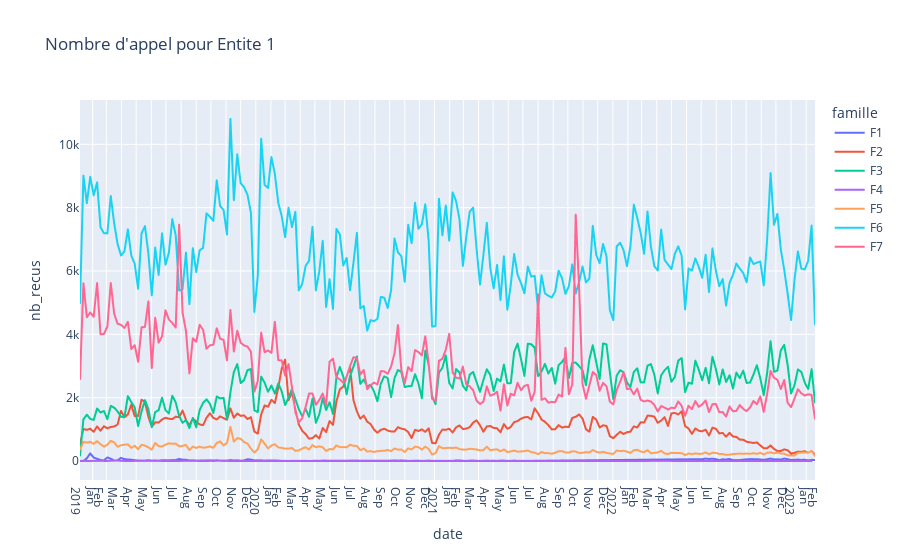
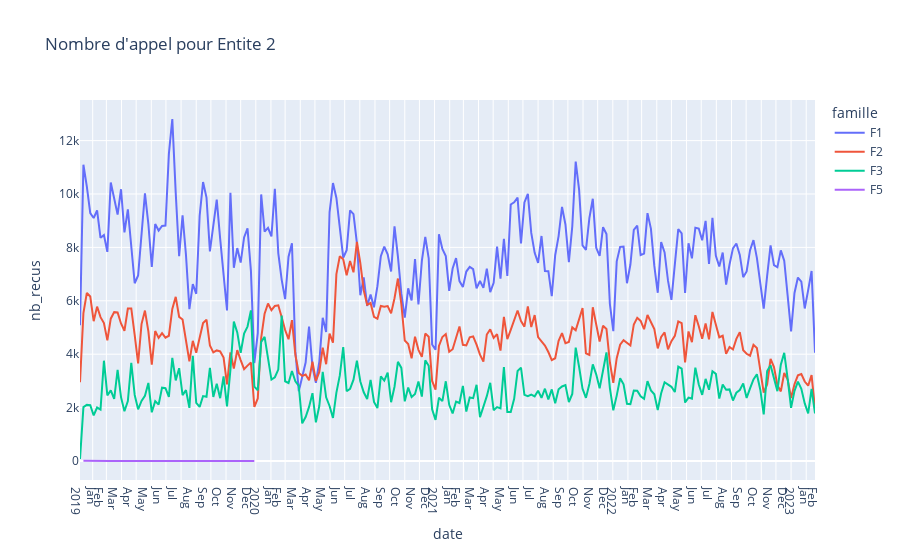
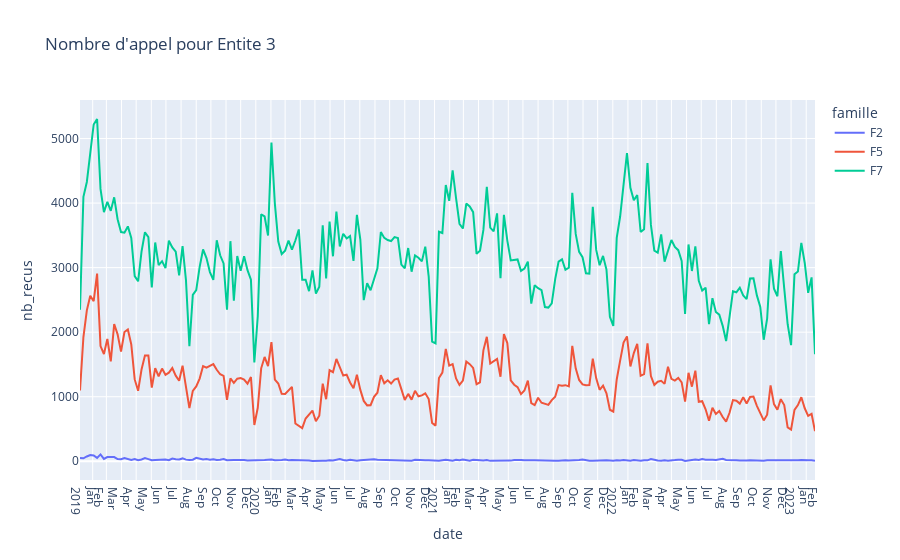
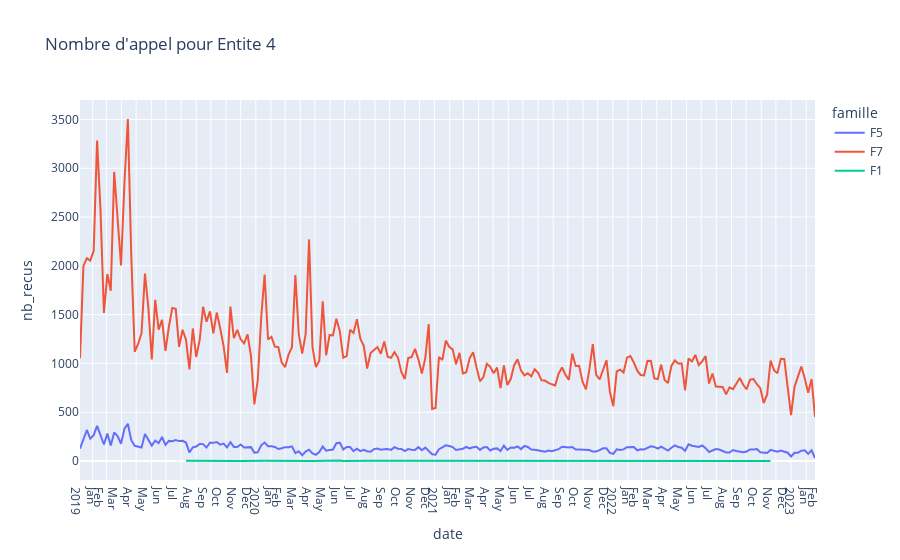

Write notebook code for charts like these, in order.
### Code cell
import plotly.express as px

#
# Création de graphique dynamique de toutes les Entités avec toutes les Familles
#


for entite in df_tel.entite.unique():
    df = df_tel.loc[df_tel.entite == entite].groupby([pd.Grouper(freq = 'w'), "famille"]).agg(nb_recus = ('nb_recus' , 'sum')).reset_index().set_index("date")
    fig = px.line(df, x=df.index, y="nb_recus", color='famille',
              title=f"Nombre d'appel pour {entite}")
    fig.update_xaxes(
        dtick="M1",
        tickformat="%b\n%Y",
        ticklabelmode="period")
    fig.show()

### Figure 1 — Plotly figure (JSON) as saved in the notebook; plotly's stock layout.template omitted (floating-point values rounded to 4 significant figures; data arrays with more than 128 entries replaced by an {"elided": "..."} marker saying what was removed)
{"data": [{"hovertemplate": "famille=F1<br>date=%{x}<br>nb_recus=%{y}<extra></extra>", "legendgroup": "F1", "line": {"color": "#636efa", "dash": "solid"}, "marker": {"symbol": "circle"}, "mode": "lines", "name": "F1", "showlegend": true, "type": "scattergl", "x": {"elided": "165 str values"}, "xaxis": "x", "y": {"elided": "165 int values"}, "yaxis": "y"}, {"hovertemplate": "famille=F2<br>date=%{x}<br>nb_recus=%{y}<extra></extra>", "legendgroup": "F2", "line": {"color": "#EF553B", "dash": "solid"}, "marker": {"symbol": "circle"}, "mode": "lines", "name": "F2", "showlegend": true, "type": "scattergl", "x": {"elided": "216 str values"}, "xaxis": "x", "y": {"elided": "216 int values"}, "yaxis": "y"}, {"hovertemplate": "famille=F3<br>date=%{x}<br>nb_recus=%{y}<extra></extra>", "legendgroup": "F3", "line": {"color": "#00cc96", "dash": "solid"}, "marker": {"symbol": "circle"}, "mode": "lines", "name": "F3", "showlegend": true, "type": "scattergl", "x": {"elided": "216 str values"}, "xaxis": "x", "y": {"elided": "216 int values"}, "yaxis": "y"}, {"hovertemplate": "famille=F4<br>date=%{x}<br>nb_recus=%{y}<extra></extra>", "legendgroup": "F4", "line": {"color": "#ab63fa", "dash": "solid"}, "marker": {"symbol": "circle"}, "mode": "lines", "name": "F4", "showlegend": true, "type": "scattergl", "x": ["2019-01-06T00:00:00", "2019-01-13T00:00:00", "2019-01-20T00:00:00", "2019-01-27T00:00:00", "2019-02-03T00:00:00", "2019-02-10T00:00:00", "2019-02-24T00:00:00", "2019-03-03T00:00:00", "2019-03-10T00:00:00", "2019-03-17T00:00:00", "2019-03-24T00:00:00", "2019-03-31T00:00:00", "2019-04-07T00:00:00", "2019-04-14T00:00:00", "2019-04-21T00:00:00", "2019-04-28T00:00:00", "2019-05-05T00:00:00", "2019-05-12T00:00:00", "2019-05-19T00:00:00", "2019-05-26T00:00:00", "2019-06-02T00:00:00", "2019-06-09T00:00:00", "2019-06-16T00:00:00", "2019-06-23T00:00:00", "2019-07-21T00:00:00", "2019-07-28T00:00:00", "2019-08-04T00:00:00", "2019-09-22T00:00:00", "2019-09-29T00:00:00", "2019-10-06T00:00:00", "2019-10-13T00:00:00", "2019-11-10T00:00:00", "2019-11-17T00:00:00", "2019-12-08T00:00:00", "2020-01-26T00:00:00", "2020-04-26T00:00:00", "2020-05-03T00:00:00", "2020-05-31T00:00:00", "2020-06-07T00:00:00", "2020-07-12T00:00:00", "2020-07-19T00:00:00", "2020-08-30T00:00:00", "2020-11-01T00:00:00", "2020-12-13T00:00:00", "2021-01-24T00:00:00", "2021-02-28T00:00:00", "2021-03-21T00:00:00", "2021-03-28T00:00:00", "2021-05-09T00:00:00", "2021-05-23T00:00:00", "2021-06-13T00:00:00", "2021-07-11T00:00:00", "2021-08-01T00:00:00", "2021-08-22T00:00:00", "2021-08-29T00:00:00", "2021-09-05T00:00:00", "2021-09-19T00:00:00", "2021-10-31T00:00:00", "2021-11-28T00:00:00", "2022-01-02T00:00:00", "2022-01-16T00:00:00", "2022-02-06T00:00:00", "2022-03-13T00:00:00", "2022-03-20T00:00:00", "2022-03-27T00:00:00", "2022-06-05T00:00:00", "2022-06-12T00:00:00", "2022-06-19T00:00:00", "2022-07-03T00:00:00", "2022-07-10T00:00:00", "2022-07-24T00:00:00", "2022-08-21T00:00:00", "2022-08-28T00:00:00", "2022-09-25T00:00:00", "2022-11-06T00:00:00", "2022-11-13T00:00:00", "2022-11-20T00:00:00", "2022-11-27T00:00:00", "2022-12-18T00:00:00", "2023-01-01T00:00:00", "2023-01-08T00:00:00", "2023-01-15T00:00:00", "2023-01-29T00:00:00", "2023-02-12T00:00:00"], "xaxis": "x", "y": [1, 7, 1, 1, 6, 4, 3, 3, 8, 11, 14, 5, 3, 2, 1, 4, 5, 3, 4, 5, 3, 7, 6, 2, 1, 1, 7, 1, 5, 2, 9, 2, 1, 1, 1, 1, 1, 3, 1, 1, 2, 2, 1, 1, 2, 1, 1, 1, 1, 1, 3, 2, 1, 2, 1, 1, 2, 2, 1, 1, 1, 1, 2, 4, 4, 2, 1, 1, 3, 2, 1, 1, 1, 1, 1, 1, 1, 2, 1, 1, 2, 3, 2, 2], "yaxis": "y"}, {"hovertemplate": "famille=F5<br>date=%{x}<br>nb_recus=%{y}<extra></extra>", "legendgroup": "F5", "line": {"color": "#FFA15A", "dash": "solid"}, "marker": {"symbol": "circle"}, "mode": "lines", "name": "F5", "showlegend": true, "type": "scattergl", "x": {"elided": "216 str values"}, "xaxis": "x", "y": {"elided": "216 int values"}, "yaxis": "y"}, {"hovertemplate": "famille=F6<br>date=%{x}<br>nb_recus=%{y}<extra></extra>", "legendgroup": "F6", "line": {"color": "#19d3f3", "dash": "solid"}, "marker": {"symbol": "circle"}, "mode": "lines", "name": "F6", "showlegend": true, "type": "scattergl", "x": {"elided": "216 str values"}, "xaxis": "x", "y": {"elided": "216 int values"}, "yaxis": "y"}, {"hovertemplate": "famille=F7<br>date=%{x}<br>nb_recus=%{y}<extra></extra>", "legendgroup": "F7", "line": {"color": "#FF6692", "dash": "solid"}, "marker": {"symbol": "circle"}, "mode": "lines", "name": "F7", "showlegend": true, "type": "scattergl", "x": {"elided": "216 str values"}, "xaxis": "x", "y": {"elided": "216 int values"}, "yaxis": "y"}], "layout": {"legend": {"title": {"text": "famille"}, "tracegroupgap": 0}, "title": {"text": "Nombre d'appel pour Entite 1"}, "xaxis": {"anchor": "y", "domain": [0, 1], "dtick": "M1", "tickformat": "%b\n%Y", "ticklabelmode": "period", "title": {"text": "date"}}, "yaxis": {"anchor": "x", "domain": [0, 1], "title": {"text": "nb_recus"}}}}

### Figure 2 — Plotly figure (JSON) as saved in the notebook; plotly's stock layout.template omitted (floating-point values rounded to 4 significant figures; data arrays with more than 128 entries replaced by an {"elided": "..."} marker saying what was removed)
{"data": [{"hovertemplate": "famille=F1<br>date=%{x}<br>nb_recus=%{y}<extra></extra>", "legendgroup": "F1", "line": {"color": "#636efa", "dash": "solid"}, "marker": {"symbol": "circle"}, "mode": "lines", "name": "F1", "orientation": "v", "showlegend": true, "type": "scatter", "x": {"elided": "216 str values"}, "xaxis": "x", "y": {"elided": "216 int values"}, "yaxis": "y"}, {"hovertemplate": "famille=F2<br>date=%{x}<br>nb_recus=%{y}<extra></extra>", "legendgroup": "F2", "line": {"color": "#EF553B", "dash": "solid"}, "marker": {"symbol": "circle"}, "mode": "lines", "name": "F2", "orientation": "v", "showlegend": true, "type": "scatter", "x": {"elided": "216 str values"}, "xaxis": "x", "y": {"elided": "216 int values"}, "yaxis": "y"}, {"hovertemplate": "famille=F3<br>date=%{x}<br>nb_recus=%{y}<extra></extra>", "legendgroup": "F3", "line": {"color": "#00cc96", "dash": "solid"}, "marker": {"symbol": "circle"}, "mode": "lines", "name": "F3", "orientation": "v", "showlegend": true, "type": "scatter", "x": {"elided": "216 str values"}, "xaxis": "x", "y": {"elided": "216 int values"}, "yaxis": "y"}, {"hovertemplate": "famille=F5<br>date=%{x}<br>nb_recus=%{y}<extra></extra>", "legendgroup": "F5", "line": {"color": "#ab63fa", "dash": "solid"}, "marker": {"symbol": "circle"}, "mode": "lines", "name": "F5", "orientation": "v", "showlegend": true, "type": "scatter", "x": ["2019-01-13T00:00:00", "2019-01-20T00:00:00", "2019-01-27T00:00:00", "2019-02-03T00:00:00", "2019-03-03T00:00:00", "2019-03-10T00:00:00", "2019-04-14T00:00:00", "2019-05-19T00:00:00", "2019-06-02T00:00:00", "2019-06-23T00:00:00", "2019-07-07T00:00:00", "2019-07-14T00:00:00", "2019-08-11T00:00:00", "2019-09-01T00:00:00", "2019-10-06T00:00:00", "2019-10-27T00:00:00", "2019-11-24T00:00:00", "2019-12-22T00:00:00", "2019-12-29T00:00:00"], "xaxis": "x", "y": [6, 2, 3, 2, 1, 1, 1, 1, 1, 3, 1, 1, 1, 1, 2, 2, 1, 1, 0], "yaxis": "y"}], "layout": {"legend": {"title": {"text": "famille"}, "tracegroupgap": 0}, "title": {"text": "Nombre d'appel pour Entite 2"}, "xaxis": {"anchor": "y", "domain": [0, 1], "dtick": "M1", "tickformat": "%b\n%Y", "ticklabelmode": "period", "title": {"text": "date"}}, "yaxis": {"anchor": "x", "domain": [0, 1], "title": {"text": "nb_recus"}}}}

### Figure 3 — Plotly figure (JSON) as saved in the notebook; plotly's stock layout.template omitted (floating-point values rounded to 4 significant figures; data arrays with more than 128 entries replaced by an {"elided": "..."} marker saying what was removed)
{"data": [{"hovertemplate": "famille=F2<br>date=%{x}<br>nb_recus=%{y}<extra></extra>", "legendgroup": "F2", "line": {"color": "#636efa", "dash": "solid"}, "marker": {"symbol": "circle"}, "mode": "lines", "name": "F2", "orientation": "v", "showlegend": true, "type": "scatter", "x": {"elided": "216 str values"}, "xaxis": "x", "y": {"elided": "216 int values"}, "yaxis": "y"}, {"hovertemplate": "famille=F5<br>date=%{x}<br>nb_recus=%{y}<extra></extra>", "legendgroup": "F5", "line": {"color": "#EF553B", "dash": "solid"}, "marker": {"symbol": "circle"}, "mode": "lines", "name": "F5", "orientation": "v", "showlegend": true, "type": "scatter", "x": {"elided": "216 str values"}, "xaxis": "x", "y": {"elided": "216 int values"}, "yaxis": "y"}, {"hovertemplate": "famille=F7<br>date=%{x}<br>nb_recus=%{y}<extra></extra>", "legendgroup": "F7", "line": {"color": "#00cc96", "dash": "solid"}, "marker": {"symbol": "circle"}, "mode": "lines", "name": "F7", "orientation": "v", "showlegend": true, "type": "scatter", "x": {"elided": "216 str values"}, "xaxis": "x", "y": {"elided": "216 int values"}, "yaxis": "y"}], "layout": {"legend": {"title": {"text": "famille"}, "tracegroupgap": 0}, "title": {"text": "Nombre d'appel pour Entite 3"}, "xaxis": {"anchor": "y", "domain": [0, 1], "dtick": "M1", "tickformat": "%b\n%Y", "ticklabelmode": "period", "title": {"text": "date"}}, "yaxis": {"anchor": "x", "domain": [0, 1], "title": {"text": "nb_recus"}}}}

### Figure 4 — Plotly figure (JSON) as saved in the notebook; plotly's stock layout.template omitted (floating-point values rounded to 4 significant figures; data arrays with more than 128 entries replaced by an {"elided": "..."} marker saying what was removed)
{"data": [{"hovertemplate": "famille=F5<br>date=%{x}<br>nb_recus=%{y}<extra></extra>", "legendgroup": "F5", "line": {"color": "#636efa", "dash": "solid"}, "marker": {"symbol": "circle"}, "mode": "lines", "name": "F5", "orientation": "v", "showlegend": true, "type": "scatter", "x": {"elided": "216 str values"}, "xaxis": "x", "y": {"elided": "216 int values"}, "yaxis": "y"}, {"hovertemplate": "famille=F7<br>date=%{x}<br>nb_recus=%{y}<extra></extra>", "legendgroup": "F7", "line": {"color": "#EF553B", "dash": "solid"}, "marker": {"symbol": "circle"}, "mode": "lines", "name": "F7", "orientation": "v", "showlegend": true, "type": "scatter", "x": {"elided": "216 str values"}, "xaxis": "x", "y": {"elided": "216 int values"}, "yaxis": "y"}, {"hovertemplate": "famille=F1<br>date=%{x}<br>nb_recus=%{y}<extra></extra>", "legendgroup": "F1", "line": {"color": "#00cc96", "dash": "solid"}, "marker": {"symbol": "circle"}, "mode": "lines", "name": "F1", "orientation": "v", "showlegend": true, "type": "scatter", "x": ["2019-08-11T00:00:00", "2019-09-01T00:00:00", "2019-10-13T00:00:00", "2019-10-27T00:00:00", "2019-11-10T00:00:00", "2019-11-17T00:00:00", "2019-11-24T00:00:00", "2019-12-01T00:00:00", "2020-01-19T00:00:00", "2020-02-02T00:00:00", "2020-02-16T00:00:00", "2020-03-08T00:00:00", "2020-03-22T00:00:00", "2020-04-05T00:00:00", "2020-04-26T00:00:00", "2020-06-21T00:00:00", "2020-06-28T00:00:00", "2020-08-23T00:00:00", "2020-08-30T00:00:00", "2020-09-20T00:00:00", "2020-10-18T00:00:00", "2020-10-25T00:00:00", "2020-11-15T00:00:00", "2020-12-20T00:00:00", "2021-08-29T00:00:00", "2021-09-19T00:00:00", "2022-05-01T00:00:00", "2022-05-15T00:00:00", "2022-05-29T00:00:00", "2022-07-24T00:00:00", "2022-07-31T00:00:00", "2022-11-20T00:00:00"], "xaxis": "x", "y": [2, 1, 1, 3, 1, 1, 2, 1, 2, 1, 2, 1, 1, 1, 1, 4, 1, 2, 2, 1, 1, 3, 1, 1, 5, 1, 2, 1, 1, 1, 0, 1], "yaxis": "y"}], "layout": {"legend": {"title": {"text": "famille"}, "tracegroupgap": 0}, "title": {"text": "Nombre d'appel pour Entite 4"}, "xaxis": {"anchor": "y", "domain": [0, 1], "dtick": "M1", "tickformat": "%b\n%Y", "ticklabelmode": "period", "title": {"text": "date"}}, "yaxis": {"anchor": "x", "domain": [0, 1], "title": {"text": "nb_recus"}}}}
